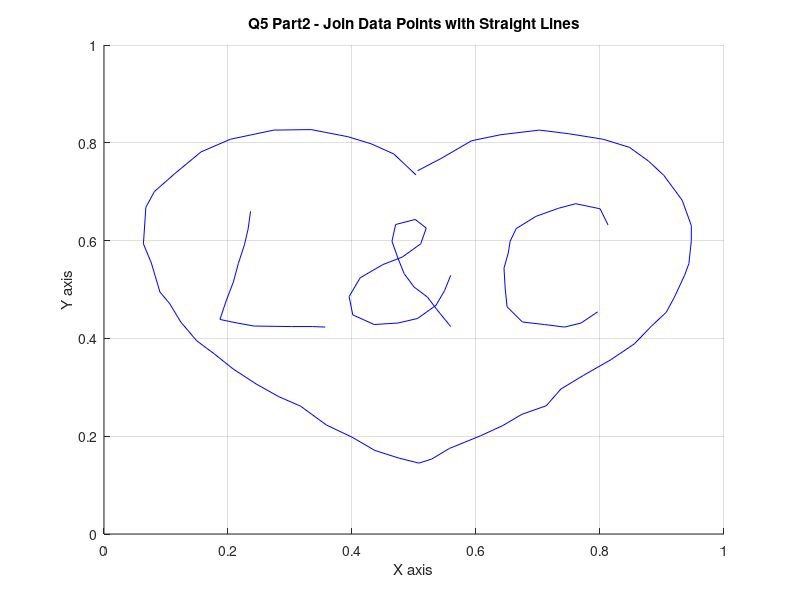

Write MATLAB code to recreate this figure.
clear;
mdata=load('data.mat');

hold on;
title('Q5 Part2 - Join Data Points with Straight Lines');
xlabel('X axis'); % x-axis label
ylabel('Y axis'); % y-axis label

plot(mdata.x(1:55), mdata.y(1:55), 'b'); % plot heart
plot(mdata.x(56:67), mdata.y(56:67), 'b'); % plot 'L'
plot(mdata.x(68:83), mdata.y(68:83), 'b'); % plot 'C'
plot(mdata.x(84:105), mdata.y(84:105), 'b'); % plot ampersand

grid on;
